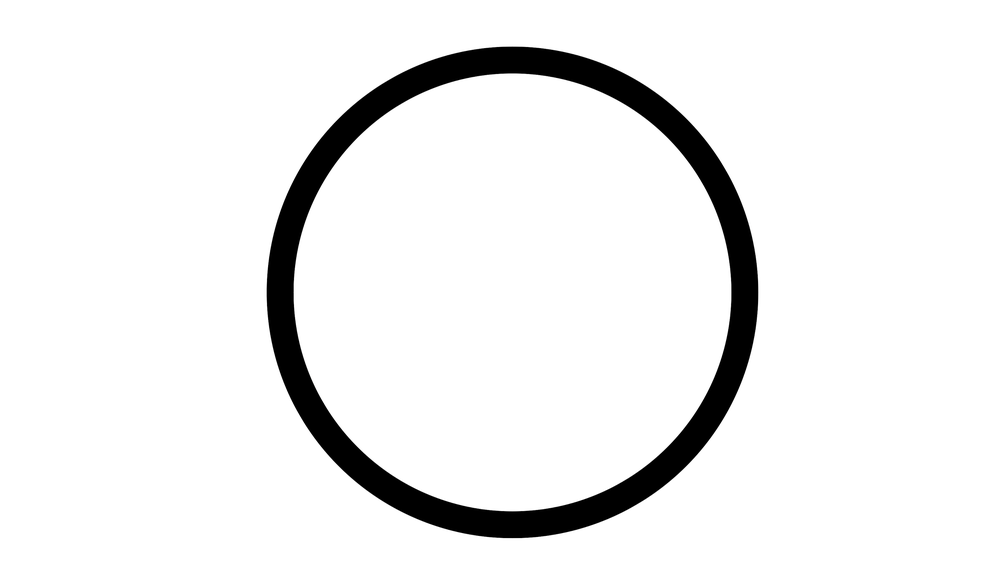
#> input picture tp1/circle.png, 1000 x 570 px, shrunk from 2786 x 1588 before the run, given in place of the camera
$ python tp1.py
#> lines starting #> are read from the running program, lines starting #| are printed output that depends on the picture; after the words box and inside, x2 and y2 are one past the last pixel; in counts of white or black regions, pixels touching at a corner belong together
import cv2 as cv


def main():
    # circleToCompare = getContoursByShape('./tp1/555.png', 100)
    # squareToCompare = getContoursByShape('./tp1/square3.png', 100)
    # triangleToCompare = getContoursByShape('./tp1/triangle.png', 100)

    webcam = cv.VideoCapture(0)

    # Window + trackbar creation
    windowName = 'Tp1'
    trackbarName = 'Trackbar'
    createWindowWithTrackbar(windowName, trackbarName)

    denoiseWindowName = 'Denoise Window'
    denoiseWindowTb = 'Denoise Window TB'
    createWindowWithTrackbar(denoiseWindowName, denoiseWindowTb, 1, 7) # No pongas 0 crashea

    key = 'a'

    while key != ord('z'):
        # 1 - Get original image
        _, originalImage = webcam.read()
#> originalImage is the input picture: shape (570, 1000, 3); mean B, G, R 237.5, 237.5, 237.5
        originalImage = cv.flip(originalImage, 1) # espejamos para que se vea bien
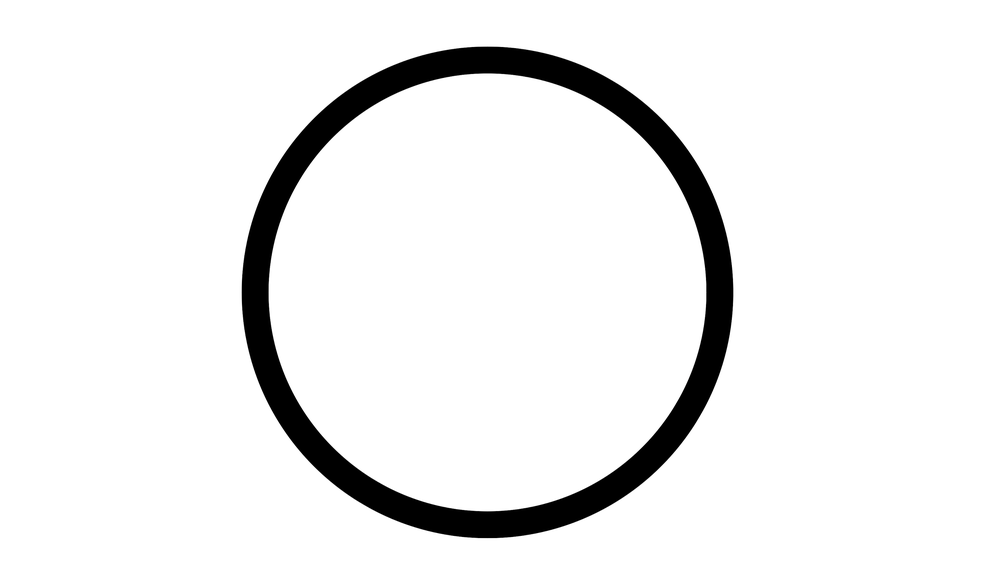
#> originalImage: shape (570, 1000, 3); mean B, G, R 237.5, 237.5, 237.5
        # cv.imshow('Original image', originalImage)

        # 2 - Get binary image
        binaryValue = cv.getTrackbarPos(trackbarName, windowName)
        binaryImage = getBinaryImage(originalImage, binaryValue)
#> in getBinaryImage, `ret1, thresh = cv.threshold(grayImage, value, 255, cv.THRESH_BINARY)`:
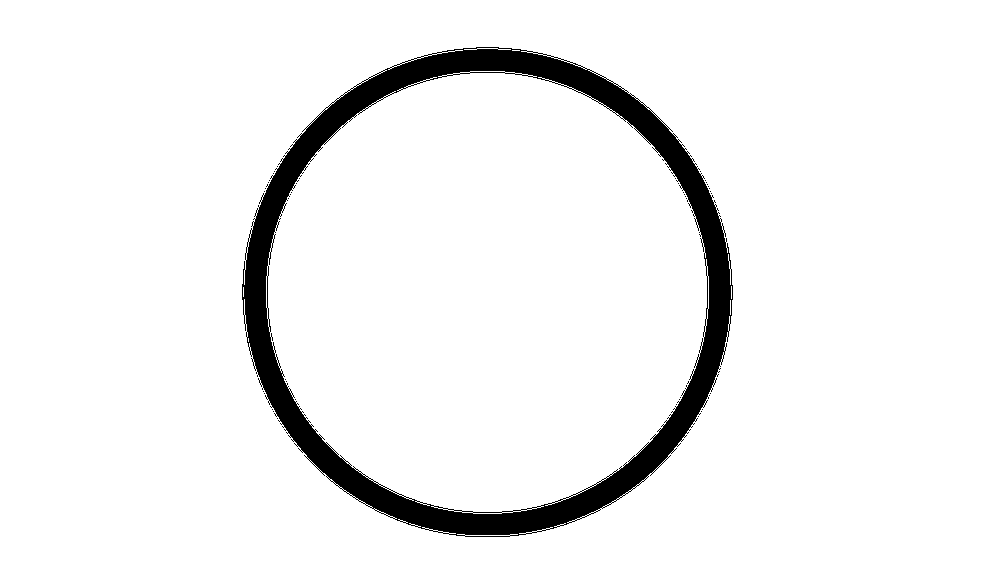
#> thresh: shape (570, 1000); 93.9% white; 43 black regions (42 under 20 px)
#> in getBinaryImage, `ret1, thresh = cv.threshold(grayImage, value, 255, cv.THRESH_BINARY)`: ret1 = 0
        cv.imshow(windowName, binaryImage)

        # 3 - Remove noise
        radius = cv.getTrackbarPos(denoiseWindowTb, denoiseWindowName)
        denoisedImage = denoiseImage(binaryImage, radius)

        cv.imshow(denoiseWindowName, denoisedImage)

        # 4 - Contours
        contours, hierarchy = cv.findContours(denoisedImage, cv.RETR_TREE, cv.CHAIN_APPROX_NONE)
#> contours = 1039 contours, 1022 with area under 20; largest, box (x1, y1, x2, y2) and area: (0, 0, 1000, 570) 568431, (241, 46, 734, 537) 187391, (266, 71, 709, 514) 153236, (464, 535, 511, 538) 90, (705, 275, 709, 320) 87
        cv.drawContours(originalImage, contours, -1, (100, 0, 100), 2)
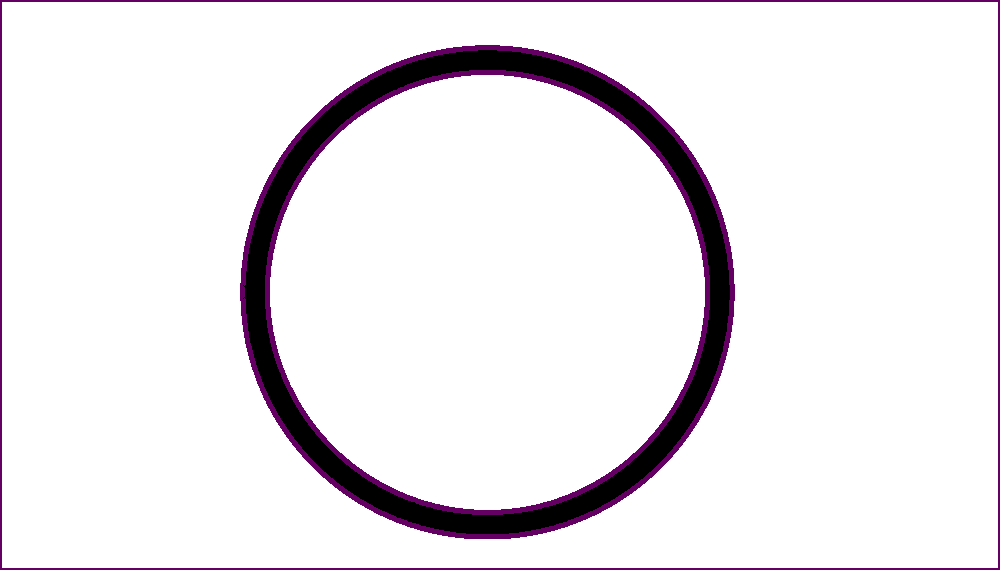
#> originalImage: shape (570, 1000, 3); 3.78% of pixels changed, all inside (x1, y1, x2, y2) = (0, 0, 1000, 570)
        cv.imshow("Contours Window", originalImage) #muestra contornos violetas pelados
        #convex_hull(contours, originalImage) # muestra contornos con convexHull

        key = cv.waitKey(30)
#> (key Esc is pressed here)

def convex_hull(contours, originalImage):
    hull = []
    for cnt in contours:
        hull.append(cv.convexHull(cnt, False))
    cv.drawContours(originalImage, hull, -1, (255, 0, 0), 3)
    cv.imshow("Contours", originalImage)

def denoiseImage(binaryImage, radius):
    kernel = cv.getStructuringElement(cv.MORPH_ELLIPSE, (radius, radius))  # kernel = structural element shape in which
    opening = cv.morphologyEx(binaryImage, cv.MORPH_OPEN, kernel)
    return cv.morphologyEx(opening, cv.MORPH_CLOSE, kernel)

def getBinaryImage(image, value):
    grayImage = cv.cvtColor(image, cv.COLOR_BGR2GRAY)
    ret1, thresh = cv.threshold(grayImage, value, 255, cv.THRESH_BINARY)
    return thresh


def getContoursByShape(image_route, thresh_bottom):
    shape = cv.imread(image_route)
    grayShape = cv.cvtColor(shape, cv.COLOR_BGR2GRAY)
    ret, shapeThresh = cv.threshold(grayShape, thresh_bottom, 255, cv.THRESH_BINARY_INV)
    shapeContours, hierarchy = cv.findContours(shapeThresh, cv.RETR_EXTERNAL, cv.CHAIN_APPROX_SIMPLE)
    cv.drawContours(image=shape, contours=shapeContours, contourIdx=-1, color=(255, 255, 0), thickness=3)
    return shapeContours[0]

def createWindowWithTrackbar(windowName, trackbarName, initRange = 0, endRange = 255):
    cv.namedWindow(windowName)
    cv.createTrackbar(trackbarName, windowName, initRange, endRange, (lambda a: None))

main()
cv.destroyAllWindows()

$ run again, on tp1/triangle.png
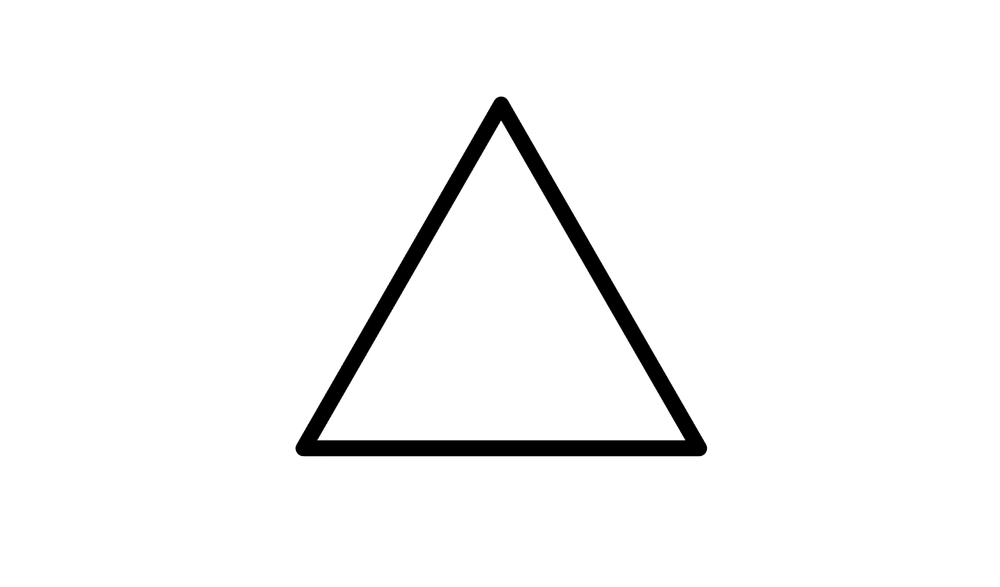
#> input picture tp1/triangle.png, 1000 x 587 px, shrunk from 1672 x 982 before the run, given in place of the camera
#> in main, originalImage is the input picture: shape (587, 1000, 3); mean B, G, R 246.9, 246.9, 246.9
#> in getBinaryImage, `ret1, thresh = cv.threshold(grayImage, value, 255, cv.THRESH_BINARY)`:
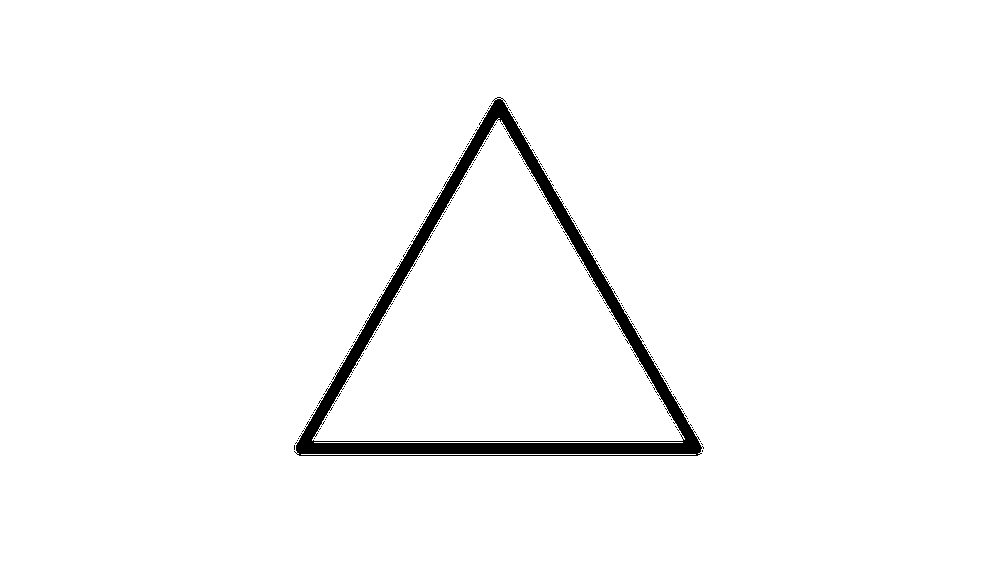
#> thresh: shape (587, 1000); 97.5% white; 224 black regions (223 under 20 px)
#> ret1 = 0
#> contours = 761 contours, 758 with area under 20; largest, box (x1, y1, x2, y2) and area: (0, 0, 1000, 587) 585414, (295, 98, 703, 457) 76076, (312, 118, 685, 441) 60420
#> in main, `cv.drawContours(originalImage, contours, -1, (100, 0, 100), 2)`:
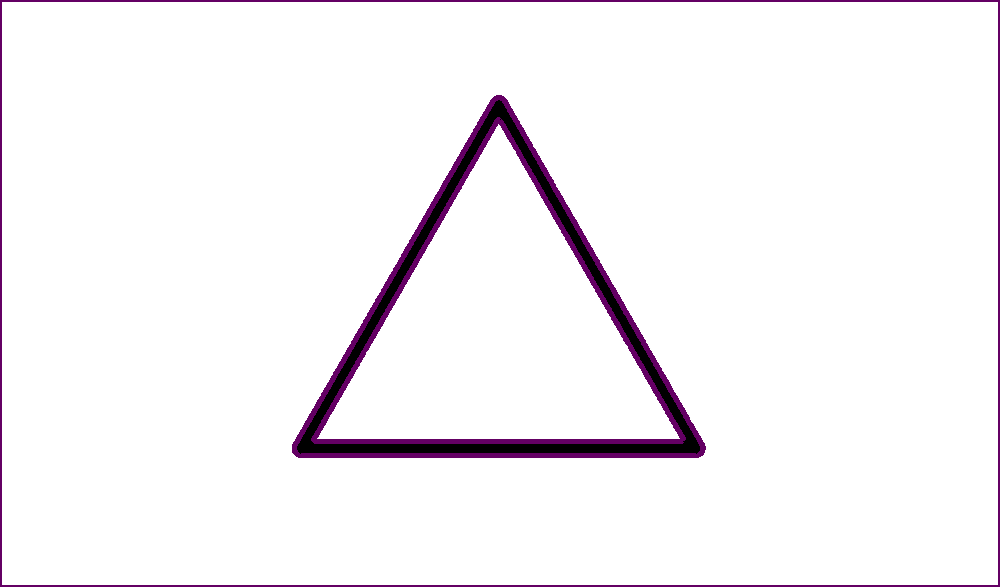
#> originalImage: shape (587, 1000, 3); mean B, G, R 245.7, 242.6, 245.7
